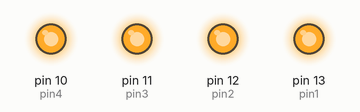
Simulated run of this sketch. Board: Arduino Uno, built with avr-gcc and run on an emulated ATmega328P. Parts: output pins drawn as LEDs (lit = HIGH).

Above: at 0.5 s.
At 3.5 s:
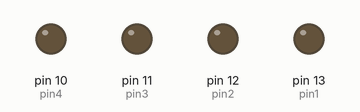
Timing chart, 0 to 4.6 s (numbered marks = the images above):
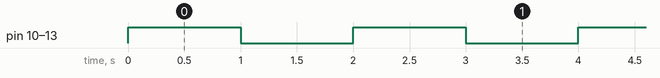

The sketch:

revsion_pro_1.ino
```cpp
int pin1 = 13;
int pin2 = 12;
int pin3 = 11;
int pin4 = 10;
int pin5 = 9;
int pin6 = 8;
void setup () {

  pinMode (pin1, OUTPUT);
  pinMode (pin2, OUTPUT);
  pinMode (pin3, OUTPUT);
  pinMode (pin4, OUTPUT);
}

void loop () {
  digitalWrite (pin1, HIGH);
  digitalWrite (pin2, HIGH);
  digitalWrite (pin3, HIGH);
  digitalWrite (pin4, HIGH);
  digitalWrite (pin5, HIGH);
  digitalWrite (pin6, HIGH);
  delay (1000);
  digitalWrite(pin1, LOW);
  digitalWrite(pin2, LOW);
  digitalWrite(pin3, LOW);
  digitalWrite(pin4, LOW);
  digitalWrite (pin5, LOW);
  digitalWrite (pin6, LOW);
  delay (1000);
}
```

Measured:
- by itself, pin 10 (pin4), pin 11 (pin3), pin 12 (pin2), pin 13 (pin1): alternates HIGH for 1.0 s and LOW for 1.0 s
